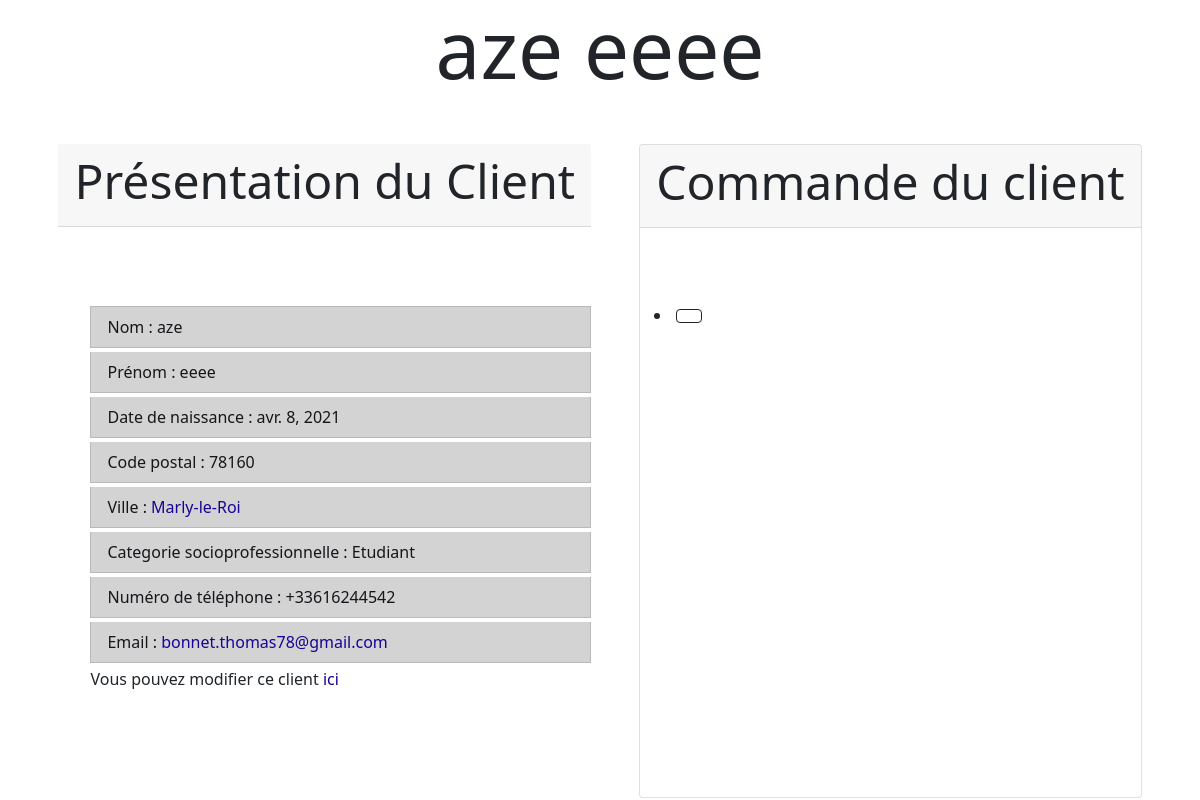
The page /Client/5 on the database its author committed.
### Client/models.py (models this page shows)
class Client(models.Model):
    Nom = models.CharField(max_length=50)
    Prenom = models.CharField(max_length=50)
    Date_naissance = models.DateField()
    numero_de_rue = models.DecimalField(decimal_places=0, max_digits=3, default="")
    code_postal = models.DecimalField(max_digits=5, decimal_places=0, default="")
    Ville=models.CharField(max_length=100)
    Categorie_socioPro = models.CharField(max_length=100, choices= cat_socio)
    phone_regex = RegexValidator(regex=r'^\+?1?\d{9,15}$',
                                 message="Phone number must be entered in the format: '+999999999'. Up to 15 digits allowed.")
    Numero_Telephone = models.CharField(validators=[phone_regex], max_length=17, blank=True)
    Email = models.EmailField(max_length=254, blank=True)

### Client/views.py (the view)
# urls.py: path('<Client_id>', views.detail, name="detailC"), #lien vers les détails clients
def detail(request, Client_id): #affichage des détails Client
    client = Client.objects.get(pk=Client_id)
    context = {'client': client}
    return render(request, 'Client/DetailC.html', context)

### Client/templates/Client/detailC.html (shortened to what this page needs)
{% load static %}
<link rel="stylesheet" type="text/css" href="{% static 'Client/styleDetail.css' %}">
<link href="https://cdn.jsdelivr.net/npm/bootstrap@5.0.0-beta3/dist/css/bootstrap.min.css"
rel="stylesheet"
integrity="sha384-eOJMYsd53ii+scO/bJGFsiCZc+5NDVN2yr8+0RDqr0Ql0h+rP48ckxlpbzKgwra6">
<head>
</head>
<body>
    <h1 class="text-center display-1 mb-5">{{client.Nom}} {{client.Prenom}}</h1>
    <div class="row">
        <div class="d-flex bd-highlight justify-content-center ">
            <div class= "cardcenter">
                <div class="card-header"><h1 class="text-center display-5 mb-2">Présentation du Client</h1></div>
                <ul>
                    <li class="list-group-item list-group-item-dark my-1">Nom : {{client.Nom}}</li>
                    <li class="list-group-item list-group-item-dark my-1">Prénom : {{client.Prenom}}</li>
                    <li class="list-group-item list-group-item-dark my-1">Date de naissance : {{client.Date_naissance}}</li>
                    <li class="list-group-item list-group-item-dark my-1">Code postal : {{client.code_postal}}</li>
                    <li class="list-group-item list-group-item-dark my-1">Ville : <a href="https://www.google.fr/maps/place/{{client.Ville}}" >{{client.Ville}}</a> </li>
                    <li class="list-group-item list-group-item-dark my-1">Categorie socioprofessionnelle : {{client.Categorie_socioPro}}</li>
                    <li class="list-group-item list-group-item-dark my-1">Numéro de téléphone : {{client.Numero_Telephone}}</li>
                    <li class="list-group-item list-group-item-dark my-1">Email : <a href="mailto:{{client.Email}}">{{client.Email}}</a> </li>
                    <p >Vous pouvez modifier ce client <a href="/admin/Client/client/{{client.id}}" > ici</a>
                </ul>
            </div>
            <div class= "card">
                <div class="card-header"><h1 class="text-center display-5 mb-2">Commande du client</h1></div>
                <ul>
                    <li><a class="btn btn-outline-dark m-1" href="{{commandes.id}}">{{commandes.Commande_article}}</a>
                </ul>
            </div>
        </div>
    </div>
</body>
</head>

### Client/static/Client/styleDetail.css (style rules this page uses)
* { margin:0; padding:0; box-sizing: border-box; }
body { background: rgb(255, 255, 255); font-family: arial; color:rgb(0, 0, 0); }
.d-flex { gap:6vh }
ul { padding: 75px 0px; }
a:link { color: rgb(25, 3, 146); text-decoration: none; }

### rows shown on the page
Client: Nom "aze", Prenom "eeee", Date_naissance "avr. 8, 2021", code_postal "78160", Ville "Marly-le-Roi", Categorie_socioPro "Etudiant", Numero_Telephone "+33616244542", Email "bonnet.thomas78@gmail.com"
